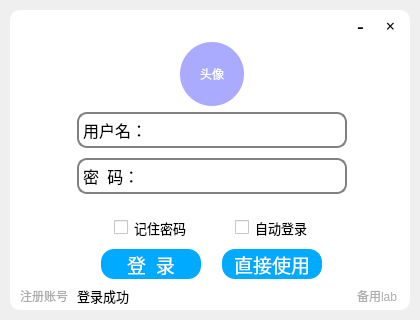
<?xml version="1.0" encoding="UTF-8"?>
<ui version="4.0">
 <class>MainWindow</class>
 <widget class="QMainWindow" name="MainWindow">
  <property name="geometry">
   <rect>
    <x>0</x>
    <y>0</y>
    <width>420</width>
    <height>320</height>
   </rect>
  </property>
  <property name="sizePolicy">
   <sizepolicy hsizetype="Fixed" vsizetype="Fixed">
    <horstretch>0</horstretch>
    <verstretch>0</verstretch>
   </sizepolicy>
  </property>
  <property name="maximumSize">
   <size>
    <width>420</width>
    <height>320</height>
   </size>
  </property>
  <property name="windowTitle">
   <string>lightning-登录</string>
  </property>
  <property name="windowIcon">
   <iconset resource="icon_.qrc">
    <normaloff>:/btn/icon/blue_octopus.ico</normaloff>:/btn/icon/blue_octopus.ico</iconset>
  </property>
  <widget class="QWidget" name="centralwidget">
   <layout class="QGridLayout" name="gridLayout_2">
    <property name="leftMargin">
     <number>10</number>
    </property>
    <property name="topMargin">
     <number>10</number>
    </property>
    <property name="rightMargin">
     <number>10</number>
    </property>
    <property name="bottomMargin">
     <number>10</number>
    </property>
    <property name="spacing">
     <number>0</number>
    </property>
    <item row="0" column="0">
     <widget class="QWidget" name="widget" native="true">
      <property name="styleSheet">
       <string notr="true">background-color: rgb(255, 255, 255);
border-radius:10px;</string>
      </property>
      <widget class="QPushButton" name="btn_close">
       <property name="geometry">
        <rect>
         <x>370</x>
         <y>5</y>
         <width>21</width>
         <height>21</height>
        </rect>
       </property>
       <property name="sizePolicy">
        <sizepolicy hsizetype="Fixed" vsizetype="Fixed">
         <horstretch>0</horstretch>
         <verstretch>0</verstretch>
        </sizepolicy>
       </property>
       <property name="font">
        <font>
         <family>黑体</family>
         <pointsize>12</pointsize>
        </font>
       </property>
       <property name="text">
        <string>×</string>
       </property>
      </widget>
      <widget class="QFrame" name="frame_5">
       <property name="geometry">
        <rect>
         <x>55</x>
         <y>30</y>
         <width>294</width>
         <height>271</height>
        </rect>
       </property>
       <property name="frameShape">
        <enum>QFrame::StyledPanel</enum>
       </property>
       <property name="frameShadow">
        <enum>QFrame::Raised</enum>
       </property>
       <layout class="QVBoxLayout" name="verticalLayout">
        <property name="spacing">
         <number>0</number>
        </property>
        <property name="leftMargin">
         <number>12</number>
        </property>
        <property name="topMargin">
         <number>0</number>
        </property>
        <property name="rightMargin">
         <number>12</number>
        </property>
        <property name="bottomMargin">
         <number>4</number>
        </property>
        <item alignment="Qt::AlignHCenter">
         <widget class="QLabel" name="label_3">
          <property name="sizePolicy">
           <sizepolicy hsizetype="Fixed" vsizetype="Fixed">
            <horstretch>0</horstretch>
            <verstretch>0</verstretch>
           </sizepolicy>
          </property>
          <property name="minimumSize">
           <size>
            <width>68</width>
            <height>68</height>
           </size>
          </property>
          <property name="styleSheet">
           <string notr="true">background-color: rgb(170, 170, 255);
color: white;
border-radius: 34px;
border: 2px groove white;
border-style: outset;</string>
          </property>
          <property name="text">
           <string>头像</string>
          </property>
          <property name="alignment">
           <set>Qt::AlignCenter</set>
          </property>
         </widget>
        </item>
        <item>
         <spacer name="verticalSpacer_3">
          <property name="orientation">
           <enum>Qt::Vertical</enum>
          </property>
          <property name="sizeType">
           <enum>QSizePolicy::Fixed</enum>
          </property>
          <property name="sizeHint" stdset="0">
           <size>
            <width>20</width>
            <height>4</height>
           </size>
          </property>
         </spacer>
        </item>
        <item>
         <widget class="QFrame" name="frame">
          <property name="sizePolicy">
           <sizepolicy hsizetype="Fixed" vsizetype="Fixed">
            <horstretch>0</horstretch>
            <verstretch>0</verstretch>
           </sizepolicy>
          </property>
          <property name="minimumSize">
           <size>
            <width>270</width>
            <height>36</height>
           </size>
          </property>
          <property name="maximumSize">
           <size>
            <width>16777215</width>
            <height>16777215</height>
           </size>
          </property>
          <property name="font">
           <font>
            <family>幼圆</family>
            <pointsize>12</pointsize>
           </font>
          </property>
          <property name="styleSheet">
           <string notr="true">border: 2px solid grey;</string>
          </property>
          <property name="frameShape">
           <enum>QFrame::StyledPanel</enum>
          </property>
          <property name="frameShadow">
           <enum>QFrame::Raised</enum>
          </property>
          <layout class="QHBoxLayout" name="horizontalLayout_4" stretch="0,0">
           <property name="leftMargin">
            <number>4</number>
           </property>
           <property name="topMargin">
            <number>0</number>
           </property>
           <property name="rightMargin">
            <number>4</number>
           </property>
           <property name="bottomMargin">
            <number>0</number>
           </property>
           <item>
            <widget class="QLabel" name="label">
             <property name="sizePolicy">
              <sizepolicy hsizetype="Preferred" vsizetype="Preferred">
               <horstretch>0</horstretch>
               <verstretch>0</verstretch>
              </sizepolicy>
             </property>
             <property name="font">
              <font>
               <family>幼圆</family>
               <pointsize>12</pointsize>
              </font>
             </property>
             <property name="styleSheet">
              <string notr="true">border: 0px</string>
             </property>
             <property name="text">
              <string>用户名：</string>
             </property>
            </widget>
           </item>
           <item>
            <widget class="QLineEdit" name="lineEdit_2">
             <property name="minimumSize">
              <size>
               <width>0</width>
               <height>32</height>
              </size>
             </property>
             <property name="font">
              <font>
               <family>幼圆</family>
               <pointsize>12</pointsize>
              </font>
             </property>
             <property name="styleSheet">
              <string notr="true">border: 0px</string>
             </property>
             <property name="alignment">
              <set>Qt::AlignLeading|Qt::AlignLeft|Qt::AlignVCenter</set>
             </property>
            </widget>
           </item>
          </layout>
         </widget>
        </item>
        <item>
         <spacer name="verticalSpacer">
          <property name="orientation">
           <enum>Qt::Vertical</enum>
          </property>
          <property name="sizeType">
           <enum>QSizePolicy::Fixed</enum>
          </property>
          <property name="sizeHint" stdset="0">
           <size>
            <width>20</width>
            <height>10</height>
           </size>
          </property>
         </spacer>
        </item>
        <item>
         <widget class="QFrame" name="frame_4">
          <property name="sizePolicy">
           <sizepolicy hsizetype="Fixed" vsizetype="Fixed">
            <horstretch>0</horstretch>
            <verstretch>0</verstretch>
           </sizepolicy>
          </property>
          <property name="minimumSize">
           <size>
            <width>270</width>
            <height>36</height>
           </size>
          </property>
          <property name="styleSheet">
           <string notr="true">border: 2px solid grey;</string>
          </property>
          <property name="frameShape">
           <enum>QFrame::StyledPanel</enum>
          </property>
          <property name="frameShadow">
           <enum>QFrame::Raised</enum>
          </property>
          <layout class="QHBoxLayout" name="horizontalLayout_3" stretch="1,3">
           <property name="leftMargin">
            <number>4</number>
           </property>
           <property name="topMargin">
            <number>0</number>
           </property>
           <property name="rightMargin">
            <number>4</number>
           </property>
           <property name="bottomMargin">
            <number>0</number>
           </property>
           <item>
            <widget class="QLabel" name="label_2">
             <property name="sizePolicy">
              <sizepolicy hsizetype="Preferred" vsizetype="Preferred">
               <horstretch>0</horstretch>
               <verstretch>0</verstretch>
              </sizepolicy>
             </property>
             <property name="font">
              <font>
               <family>幼圆</family>
               <pointsize>12</pointsize>
              </font>
             </property>
             <property name="styleSheet">
              <string notr="true">border: 0px</string>
             </property>
             <property name="text">
              <string>密  码：</string>
             </property>
            </widget>
           </item>
           <item>
            <widget class="QLineEdit" name="lineEdit">
             <property name="minimumSize">
              <size>
               <width>0</width>
               <height>32</height>
              </size>
             </property>
             <property name="font">
              <font>
               <family>幼圆</family>
               <pointsize>12</pointsize>
              </font>
             </property>
             <property name="styleSheet">
              <string notr="true">border: 0px</string>
             </property>
             <property name="frame">
              <bool>true</bool>
             </property>
             <property name="alignment">
              <set>Qt::AlignLeading|Qt::AlignLeft|Qt::AlignVCenter</set>
             </property>
            </widget>
           </item>
          </layout>
         </widget>
        </item>
        <item>
         <spacer name="verticalSpacer_2">
          <property name="orientation">
           <enum>Qt::Vertical</enum>
          </property>
          <property name="sizeType">
           <enum>QSizePolicy::Fixed</enum>
          </property>
          <property name="sizeHint" stdset="0">
           <size>
            <width>20</width>
            <height>18</height>
           </size>
          </property>
         </spacer>
        </item>
        <item>
         <widget class="QFrame" name="frame_3">
          <property name="frameShape">
           <enum>QFrame::StyledPanel</enum>
          </property>
          <property name="frameShadow">
           <enum>QFrame::Raised</enum>
          </property>
          <layout class="QGridLayout" name="gridLayout">
           <property name="topMargin">
            <number>0</number>
           </property>
           <property name="bottomMargin">
            <number>0</number>
           </property>
           <item row="1" column="0">
            <widget class="QPushButton" name="login_btn">
             <property name="sizePolicy">
              <sizepolicy hsizetype="Fixed" vsizetype="Fixed">
               <horstretch>0</horstretch>
               <verstretch>0</verstretch>
              </sizepolicy>
             </property>
             <property name="minimumSize">
              <size>
               <width>100</width>
               <height>30</height>
              </size>
             </property>
             <property name="font">
              <font>
               <family>楷体</family>
               <pointsize>14</pointsize>
              </font>
             </property>
             <property name="styleSheet">
              <string notr="true">background-color: rgb(0, 170, 255);
color: rgb(255, 255, 255);
border-radius:13px</string>
             </property>
             <property name="text">
              <string>登  录</string>
             </property>
            </widget>
           </item>
           <item row="0" column="0" alignment="Qt::AlignHCenter">
            <widget class="QCheckBox" name="reme_pwd_chb">
             <property name="sizePolicy">
              <sizepolicy hsizetype="Fixed" vsizetype="Fixed">
               <horstretch>0</horstretch>
               <verstretch>0</verstretch>
              </sizepolicy>
             </property>
             <property name="font">
              <font>
               <family>幼圆</family>
               <pointsize>10</pointsize>
              </font>
             </property>
             <property name="text">
              <string>记住密码</string>
             </property>
            </widget>
           </item>
           <item row="0" column="1" alignment="Qt::AlignHCenter">
            <widget class="QCheckBox" name="reme_pwd_chb_2">
             <property name="sizePolicy">
              <sizepolicy hsizetype="Fixed" vsizetype="Fixed">
               <horstretch>0</horstretch>
               <verstretch>0</verstretch>
              </sizepolicy>
             </property>
             <property name="font">
              <font>
               <family>幼圆</family>
               <pointsize>10</pointsize>
              </font>
             </property>
             <property name="text">
              <string>自动登录</string>
             </property>
            </widget>
           </item>
           <item row="1" column="1">
            <widget class="QPushButton" name="login_btn_2">
             <property name="sizePolicy">
              <sizepolicy hsizetype="Fixed" vsizetype="Fixed">
               <horstretch>0</horstretch>
               <verstretch>0</verstretch>
              </sizepolicy>
             </property>
             <property name="minimumSize">
              <size>
               <width>100</width>
               <height>30</height>
              </size>
             </property>
             <property name="font">
              <font>
               <family>楷体</family>
               <pointsize>14</pointsize>
              </font>
             </property>
             <property name="styleSheet">
              <string notr="true">background-color: rgb(0, 170, 255);
color: rgb(255, 255, 255);
border-radius:13px</string>
             </property>
             <property name="text">
              <string>直接使用</string>
             </property>
            </widget>
           </item>
          </layout>
         </widget>
        </item>
        <item>
         <widget class="QLabel" name="label_7">
          <property name="sizePolicy">
           <sizepolicy hsizetype="Preferred" vsizetype="Fixed">
            <horstretch>0</horstretch>
            <verstretch>0</verstretch>
           </sizepolicy>
          </property>
          <property name="minimumSize">
           <size>
            <width>0</width>
            <height>22</height>
           </size>
          </property>
          <property name="maximumSize">
           <size>
            <width>16777215</width>
            <height>22</height>
           </size>
          </property>
          <property name="font">
           <font>
            <family>幼圆</family>
            <pointsize>10</pointsize>
           </font>
          </property>
          <property name="text">
           <string>登录成功</string>
          </property>
         </widget>
        </item>
       </layout>
      </widget>
      <widget class="QPushButton" name="btn_min">
       <property name="geometry">
        <rect>
         <x>340</x>
         <y>5</y>
         <width>21</width>
         <height>21</height>
        </rect>
       </property>
       <property name="sizePolicy">
        <sizepolicy hsizetype="Fixed" vsizetype="Fixed">
         <horstretch>0</horstretch>
         <verstretch>0</verstretch>
        </sizepolicy>
       </property>
       <property name="font">
        <font>
         <family>黑体</family>
         <pointsize>16</pointsize>
        </font>
       </property>
       <property name="layoutDirection">
        <enum>Qt::LeftToRight</enum>
       </property>
       <property name="text">
        <string>-</string>
       </property>
      </widget>
      <widget class="QLabel" name="label_4">
       <property name="geometry">
        <rect>
         <x>10</x>
         <y>6</y>
         <width>20</width>
         <height>20</height>
        </rect>
       </property>
       <property name="sizePolicy">
        <sizepolicy hsizetype="Fixed" vsizetype="Fixed">
         <horstretch>0</horstretch>
         <verstretch>0</verstretch>
        </sizepolicy>
       </property>
       <property name="minimumSize">
        <size>
         <width>20</width>
         <height>20</height>
        </size>
       </property>
       <property name="maximumSize">
        <size>
         <width>20</width>
         <height>20</height>
        </size>
       </property>
       <property name="text">
        <string/>
       </property>
       <property name="pixmap">
        <pixmap resource="icon_.qrc">:/btn/icon/blue_octopus.ico</pixmap>
       </property>
       <property name="scaledContents">
        <bool>true</bool>
       </property>
      </widget>
      <widget class="QLabel" name="label_5">
       <property name="geometry">
        <rect>
         <x>10</x>
         <y>280</y>
         <width>54</width>
         <height>12</height>
        </rect>
       </property>
       <property name="styleSheet">
        <string notr="true">color: rgb(173, 173, 173);</string>
       </property>
       <property name="text">
        <string>注册账号</string>
       </property>
      </widget>
      <widget class="QLabel" name="label_6">
       <property name="geometry">
        <rect>
         <x>340</x>
         <y>280</y>
         <width>54</width>
         <height>12</height>
        </rect>
       </property>
       <property name="styleSheet">
        <string notr="true">color: rgb(173, 173, 173);</string>
       </property>
       <property name="text">
        <string>备用lab</string>
       </property>
       <property name="alignment">
        <set>Qt::AlignCenter</set>
       </property>
      </widget>
     </widget>
    </item>
   </layout>
  </widget>
 </widget>
 <resources>
  <include location="icon_.qrc"/>
  <include location="icon_.qrc"/>
 </resources>
 <connections/>
</ui>
